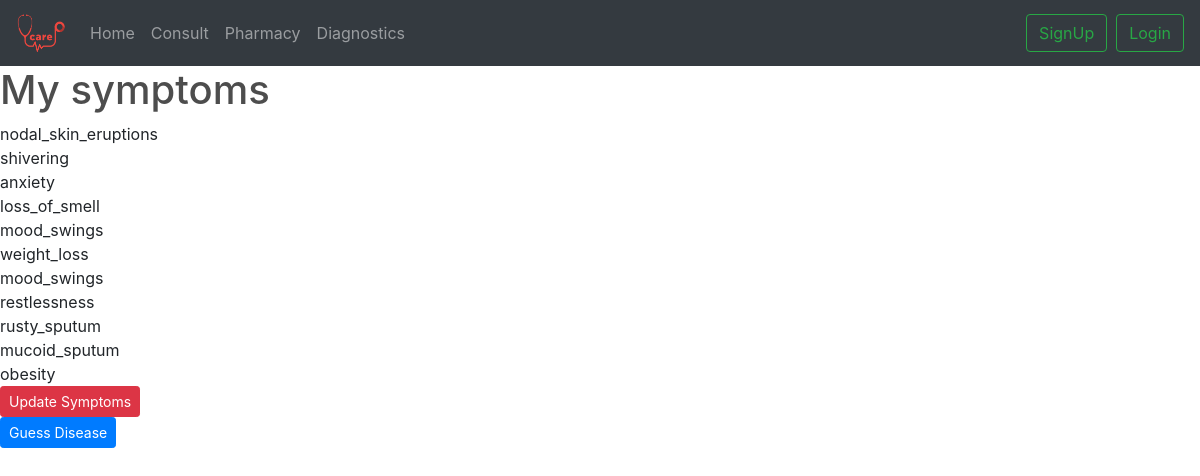
The page /patient/dashboard/appointments/1/symptoms/ on the database its author committed.
### users/models.py (models this page shows)
class Symptom(models.Model):
    appointment = models.ForeignKey(
        Appointment, null=True, blank=True, on_delete=models.CASCADE)
    name = models.CharField(max_length=50, choices=SYMPTOM_CHOICES, default='')

### users/views.py (the view)
def appointmentSymptoms(request, pk):
    appointment = Appointment.objects.get(id=pk)
    print(appointment.symptom_set.all())
    appointmentSymptoms = appointment.symptom_set.all()
    context = {'symptoms': appointmentSymptoms, 'pk': pk}
    return render(request, 'appointmentSymptoms.html', context)

### users/templates/appointmentSymptoms.html
{% extends 'base.html' %}{% load static %} {% block content %}
<h1>My symptoms</h1>
{% for i in symptoms %}
    <div>
        {{i.name}}
    </div>
    {% endfor %}
    <a href="{% url 'updateAppointmentSymptoms' pk %}" class="btn btn-sm btn-danger">Update Symptoms</a><br>
    <a href="{% url 'guessDisease' pk %}" class="btn btn-sm btn-primary">Guess Disease</a><br>
<br /> {% endblock %}

### static/css/main.css (style rules this page uses)
body { background-color: hsl(0, 0%, 98%); }
h1,h2,h3,h4,h5,h6 { color:hsl(0, 0%, 30%); }
.btn { border-radius: 0; }

### rows shown on the page
Symptom: name "nodal_skin_eruptions"
Symptom: name "shivering"
Symptom: name "anxiety"
Symptom: name "loss_of_smell"
Symptom: name "mood_swings"
Symptom: name "weight_loss"
Symptom: name "mood_swings"
Symptom: name "restlessness"
Symptom: name "rusty_sputum"
Symptom: name "mucoid_sputum"
Symptom: name "obesity"
